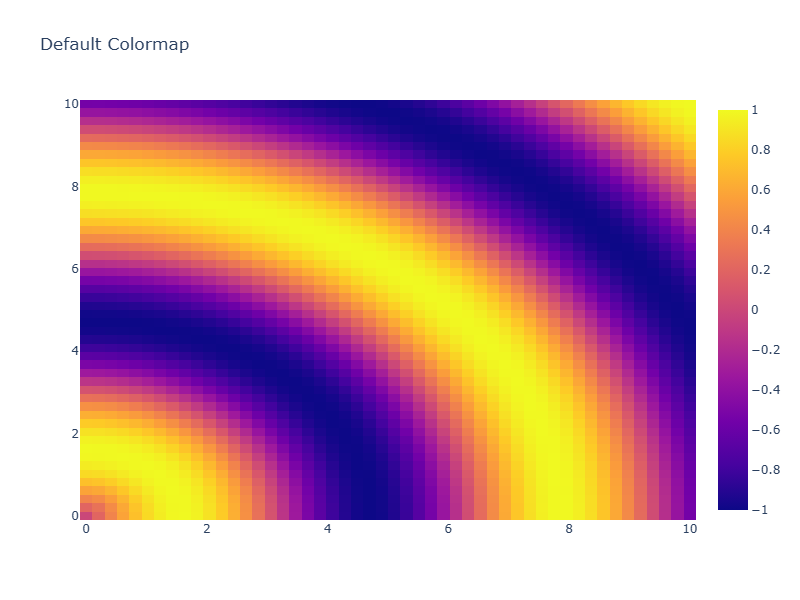
#> input picture colormap_debugging/test_default.png, 800 x 600 px, found by its file name
$ python visual_comparison.py
#> lines starting #> are read from the running program, lines starting #| are printed output that depends on the picture
"""Visual comparison tool to display test plots side by side."""
import numpy as np
from PIL import Image
import matplotlib.pyplot as plt
import matplotlib.patches as mpatches

# Load the test images
images = {
    'Default (Now Plasma)': r'C:\cqc\qplotly\colormap_debugging\test_default.png',
    'Explicit Plasma': r'C:\cqc\qplotly\colormap_debugging\test_plasma.png',
    'Viridis': r'C:\cqc\qplotly\colormap_debugging\test_viridis.png',
    'RdBu': r'C:\cqc\qplotly\colormap_debugging\test_rdbu.png',
}

fig, axes = plt.subplots(2, 2, figsize=(14, 12))
fig.suptitle('Colormap Validation - Visual Comparison', fontsize=16, fontweight='bold')

for idx, (name, path) in enumerate(images.items()):
    row = idx // 2
    col = idx % 2
    ax = axes[row, col]

    img = Image.open(path)
#> img is the input picture: PIL image 800x600 RGBA; mean R, G, B, A 204.4, 163.7, 170.1, 255
    ax.imshow(img)
    ax.set_title(name, fontsize=12, fontweight='bold')
    ax.axis('off')

    # Add RGB color info
    img_array = np.array(img)
    h, w = img_array.shape[:2]
#> h = 600; w = 800
    center_y, center_x = h // 2, w // 3
#> center_y = 300; center_x = 266
    sample = img_array[center_y-10:center_y+10, center_x-10:center_x+10, :3]
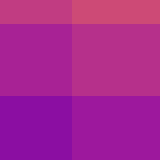
#> sample: shape (20, 20, 3) (shown 8 times larger); mean R, G, B 168.6, 36.7, 146.8
    mean_color = sample.mean(axis=(0, 1))
#> mean_color = [168.6, 36.72, 146.8]

    # Add color patch showing the sampled color
    color_patch = mpatches.Rectangle((0.02, 0.02), 0.15, 0.08,
                                    transform=ax.transAxes,
                                    facecolor=mean_color/255,
                                    edgecolor='white', linewidth=2)
    ax.add_patch(color_patch)

    # Add RGB text
    rgb_text = f'RGB: [{int(mean_color[0])}, {int(mean_color[1])}, {int(mean_color[2])}]'
#> rgb_text = 'RGB: [168, 36, 146]'
#> pass 3 of the loop `for idx, (name, path) in enumerate(images.items()):`:
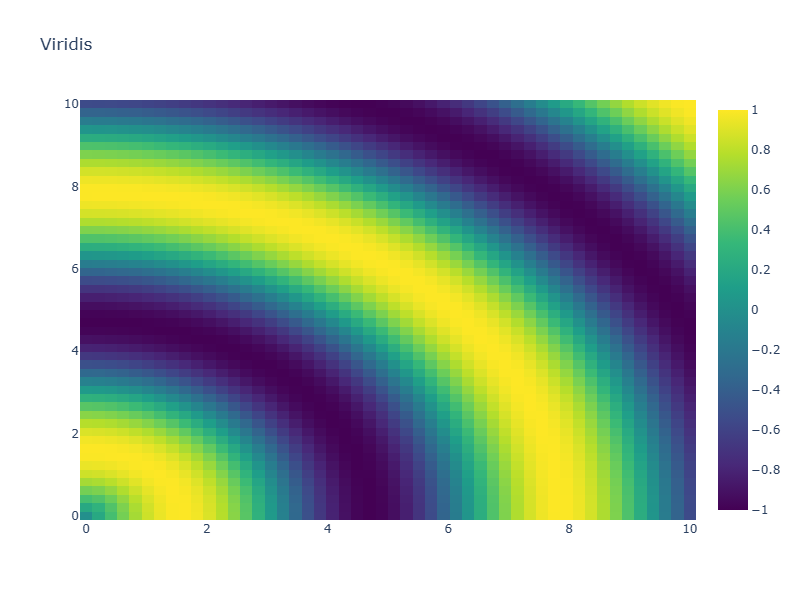
#> input picture colormap_debugging/test_viridis.png, 800 x 600 px, found by its file name
#> img is the input picture: PIL image 800x600 RGBA; mean R, G, B, A 168, 184.7, 166.5, 255
#> `sample = img_array[center_y-10:center_y+10, center_x-10:center_x+10, :3]`:
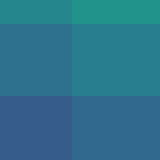
#> sample: shape (20, 20, 3) (shown 8 times larger); mean R, G, B 44.8, 114.7, 141.3
#> mean_color = [44.81, 114.7, 141.3]
#> rgb_text = 'RGB: [44, 114, 141]'
#> the loop made 4 passes; the first 3 are shown
    ax.text(0.02, 0.12, rgb_text, transform=ax.transAxes,
           fontsize=9, color='white', bbox=dict(boxstyle='round',
           facecolor='black', alpha=0.7))

plt.tight_layout()
plt.savefig(r'C:\cqc\qplotly\colormap_debugging\visual_comparison.png', dpi=150, bbox_inches='tight')
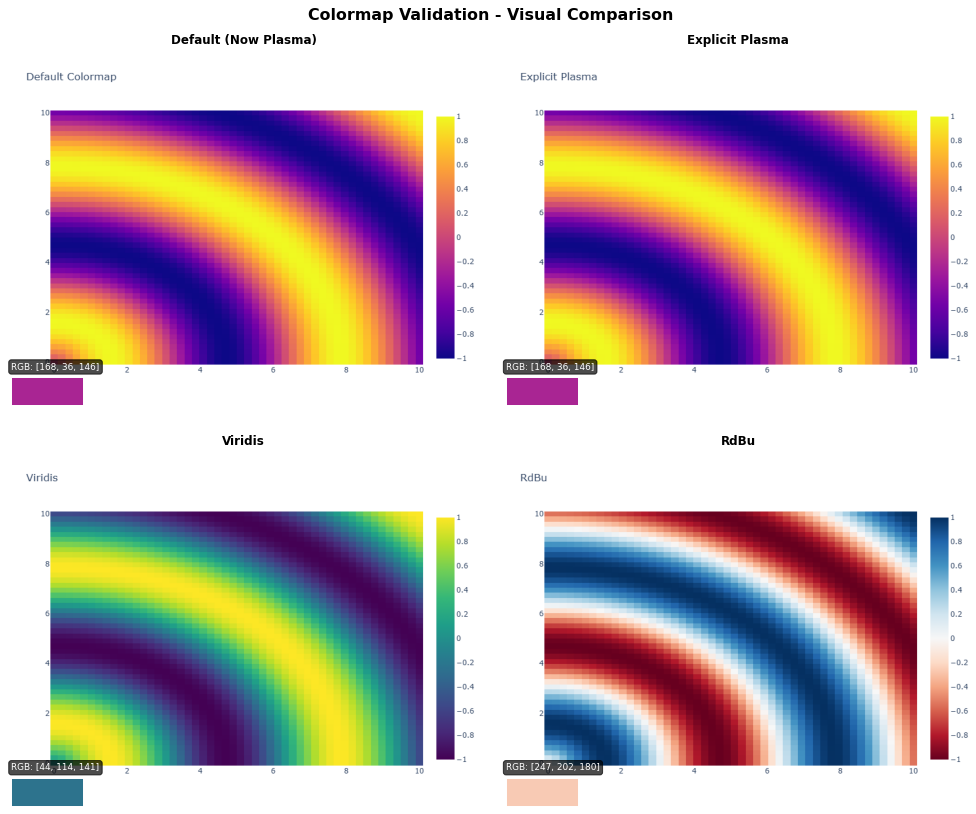
#> figure drawn by matplotlib, 4 panels
print("Visual comparison saved to: visual_comparison.png")
print("\nYou can see that 'Default' and 'Explicit Plasma' are identical,")
print("confirming that pcolormesh now defaults to Plasma instead of Viridis!")
